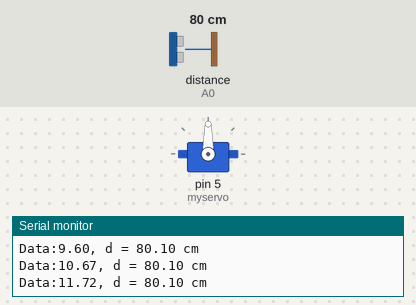
Simulated run of this sketch. Board: Arduino Uno, built with avr-gcc and run on an emulated ATmega328P. Shown: servo, the last lines printed to the serial monitor. Wiring (inferred from the names in the program): ultrasonic range finder: trigger A1; echo A0. The test bench sets the inputs (shaded band); at power-on: distance to the obstacle (sensor on A0) 80 cm. The echo pulse lasts 58.3 µs per cm.

Above: at 1.2 s.
1.3 s: distance to the obstacle (sensor on A0) set to 9 cm
2.8 s: distance to the obstacle (sensor on A0) set to 6 cm
At 3.06 s:
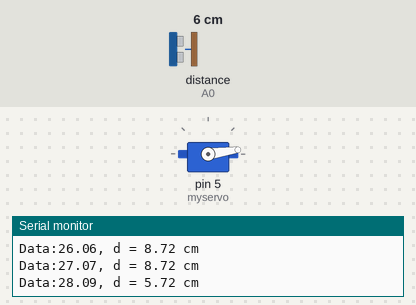
At 3.66 s:
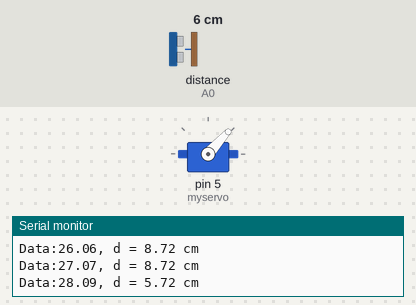
Timing chart, 0 to 11.8 s (numbered marks = the images above; inputs shaded):
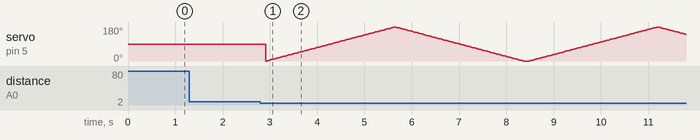

Measured:
- the behaviour switches between 8 and 7 cm on distance to the obstacle (sensor on A0) (found by bisection; images 0 and 1)

The sketch:

servo_ultrasonic_combined.ino
```cpp
#include <Servo.h>

//UlraSonic Sensor
const int TRIGGER_PIN = A1;
const int ECHO_PIN = A0;
const int inter_time = 100;
int pos = 0;

Servo myservo;

void setup() {
  Serial.begin(9600);
  pinMode (TRIGGER_PIN, OUTPUT);
  pinMode (ECHO_PIN, INPUT);
  myservo.attach(5);  // attaches the servo on pin 9 to the servo object
}

void loop() {
  unsigned long duration;
  float distance;
  digitalWrite(TRIGGER_PIN, HIGH);
  delayMicroseconds(100.0);
  digitalWrite(TRIGGER_PIN, LOW);
  duration = pulseIn (ECHO_PIN, HIGH);
  distance = (duration / 2.0) / 29.0;
  Serial.print("Data:");
  Serial.print (millis() / 100.0);
  Serial.print(", d = ");
  Serial.print(distance);
  Serial.println(" cm");
  delay(inter_time);

  if(distance < 7.5 && distance >0){
    for (pos = 0; pos <= 180; pos += 1) { // goes from 0 degrees to 180 degrees
      // in steps of 1 degree
      myservo.write(pos);              // tell servo to go to position in variable 'pos'
      delay(15);                       // waits 15ms for the servo to reach the position
    }
    for (pos = 180; pos >= 0; pos -= 1) { // goes from 180 degrees to 0 degrees
      myservo.write(pos);              // tell servo to go to position in variable 'pos'
      delay(15);                       // waits 15ms for the servo to reach the position
    }
  }
}
```
